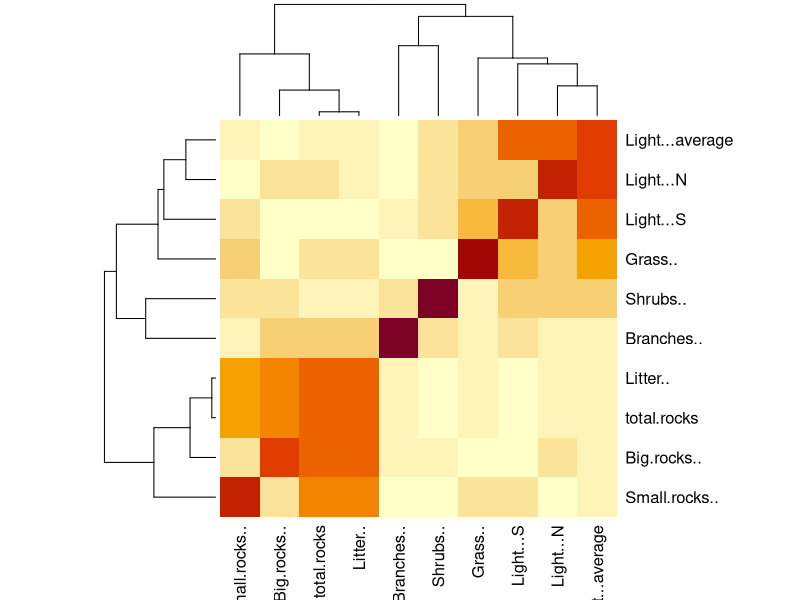
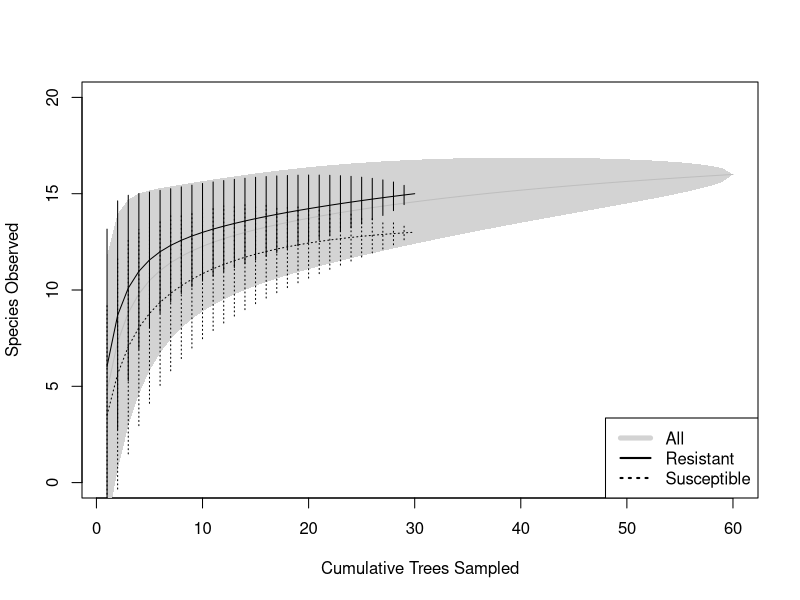
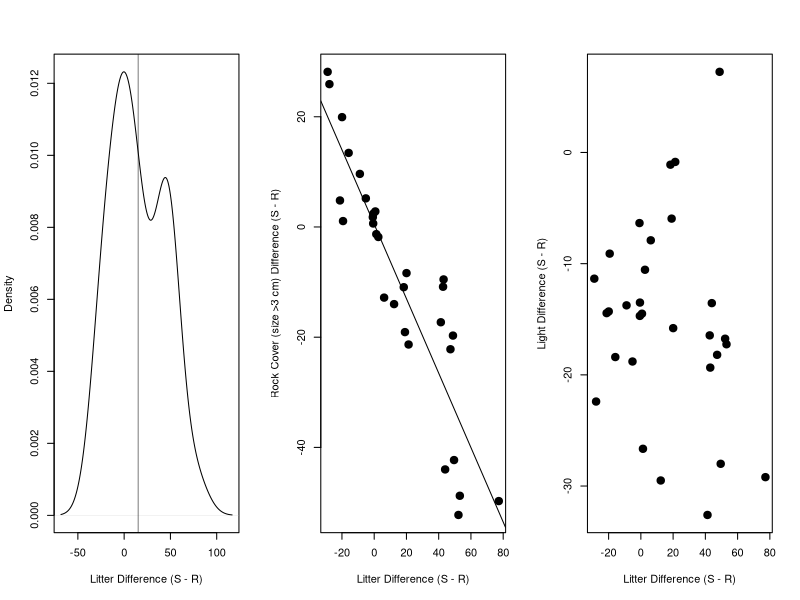
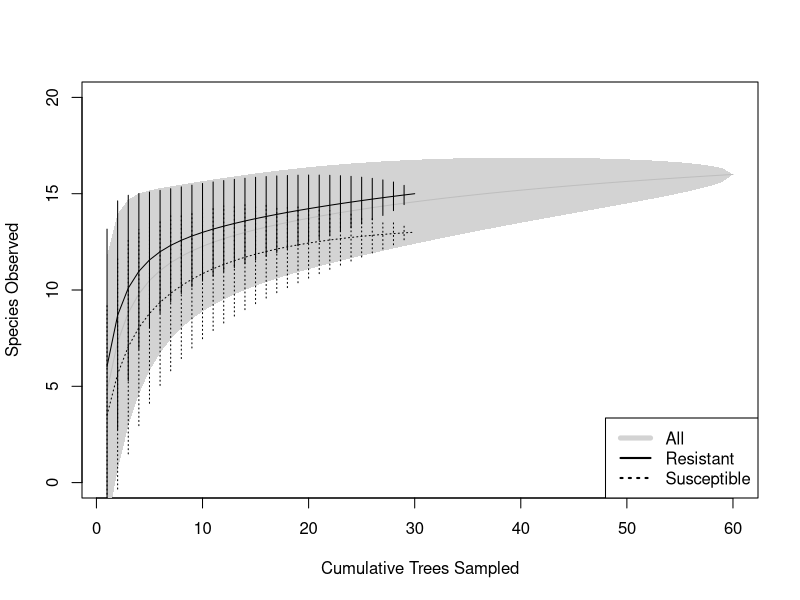
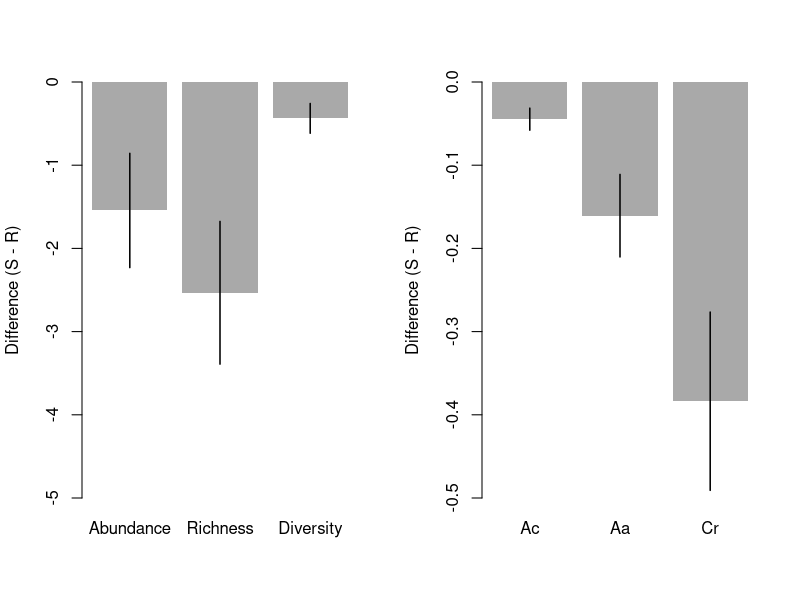
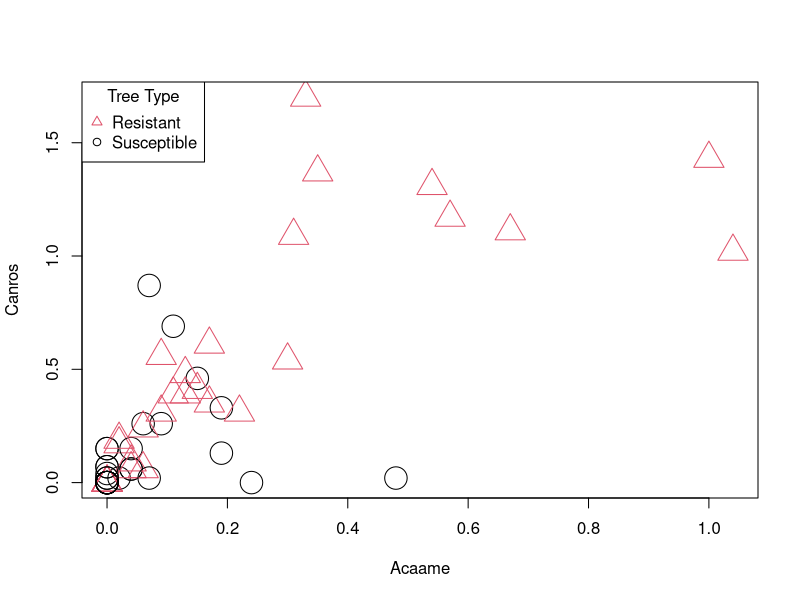
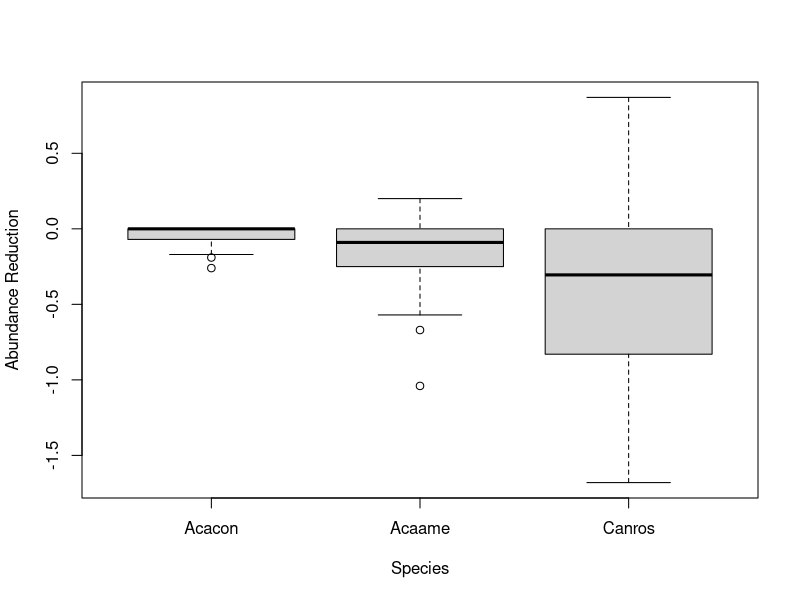
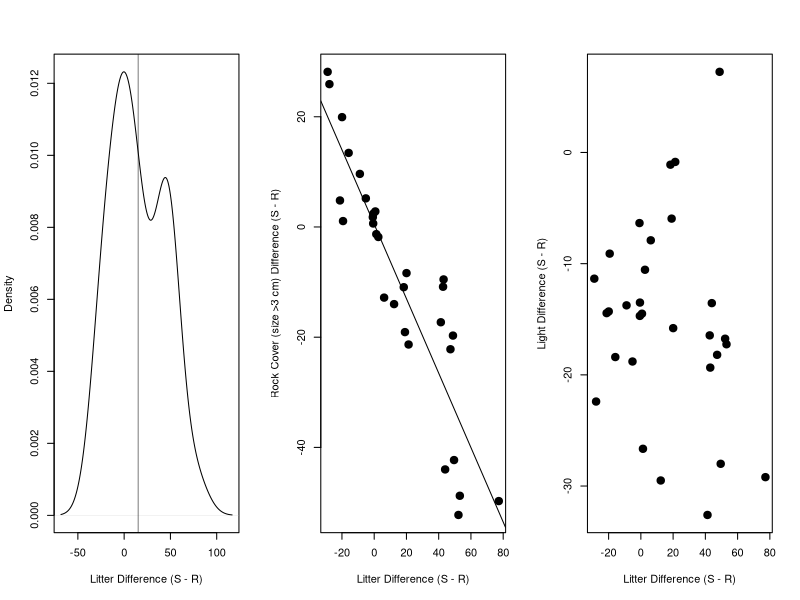

Write the R code that produced these figures, in order. (Note: this script raises an error after producing the figures.)
## ---- chunk 1

# 0. Supporting functions and libraries
## Support functions

dif <- function(x){
    out=x[1]
    for (i in 2:length(x)){
        out=out-x[i]
    }
    return(out)
}

se <- function(x){sd(x) / sqrt(length(x))}


## Libraries
my.libs <- c("vegan", "ecodist", "knitr", "reshape2")
if (any(!(my.libs %in% installed.packages()[, 1]))){
    sapply(my.libs[!(my.libs %in% installed.packages()[, 1])], 
           install.packages)
}else{}
sapply(my.libs, require, character.only = TRUE)

# if (!(any(grepl("ComGenR", installed.packages()[, 1])))){
#    devtools::install_github("ecgen/comgenr")
# }



## ---- chunk 2

## Data are in ../data/scrl
l.dat <- read.csv("./data/spp_env_combined.csv")

## Fix species names
colnames(l.dat)[colnames(l.dat) == "Acasup"] <- "Acaame"

## Summary of data
summary(l.dat)

## remove dead trees
l.dat <- l.dat[l.dat[, "Live.Dead"] != 0, ]

## Lichen species list
spp.l <- c("Acacon", "Acaame", "Acaobp", "Sterile.sp", "Brown.cr",
"Lobalp", "Canros", "Calare", "Phydub", "Rhichr", "Xanlin", "Xanpli",
"Xanele", "GrBr.cr", "Gray.cr")
spp.moss <- c("Synrur", "Cerpur.Bryarg")

## Create a community matrix
com <- l.dat[, colnames(l.dat) %in% c(spp.l, spp.moss)]
com.moss <- l.dat[, colnames(l.dat) %in% spp.moss]

## Add the tree labels to the rownames
rownames(com) <- paste(l.dat[, "Moth"], l.dat[, "Tree.pairs"], sep = "_")
rownames(com.moss) <- paste(l.dat[, "Moth"], l.dat[, "Tree.pairs"], sep = "_")
rownames(l.dat) <- paste(l.dat[, "Moth"], l.dat[, "Tree.pairs"], sep = "_")

## Paired environmental differences
total.rocks  <- apply(l.dat[, c("Big.rocks..", "Small.rocks..")], 1, sum)
env <- l.dat[, c("Litter..", "Big.rocks..", "Small.rocks..", 
                           "Shrubs..", "Grass..", "Branches..", 
                           "Light...N", "Light...S", "Light...average")]
env <- cbind(env, total.rocks)
env.dif <- apply(env, 2, function(x, p) tapply(x, p, diff), p = l.dat[, "Tree.pairs"])

heatmap(abs(round(cor(env.dif), 3)))

## ---- chunk 3

spa.all <- specaccum(com, method = "exact")
spa.res <- specaccum(com[l.dat[, "Moth"] == 1, ], method = "exact")
spa.sus <- specaccum(com[l.dat[, "Moth"] == 0, ], method = "exact")

plot(spa.all,
     ylim = c(0, 20),
     xlab = "Cumulative Trees Sampled",
     ylab = "Species Observed", 
     col = "grey", ci.col = 'lightgrey', ci.type = "poly", ci.lty = 0)
plot(spa.res, ci.col = "black", ci.type = "bar", lty = 1, add = TRUE, ci.lty = 1)
plot(spa.sus, ci.col = "black", ci.type = "bar", lty = 3, add = TRUE, ci.lty = 3)
legend("bottomright", 
       legend = c("All", "Resistant", "Susceptible"), 
       lty = c(1, 1, 3), lwd = c(5, 2, 2), col = c("lightgrey", "black", "black"))

## ---- chunk 4

pdf("./results/scrl_spp-accum.pdf", width = 5, height = 5)
plot(spa.all,
     ylim = c(0, 20),
     xlab = "Cumulative Trees Sampled",
     ylab = "Species Observed", 
     col = "grey", ci.col = 'lightgrey', ci.type = "poly", ci.lty = 0)
plot(spa.res, ci.col = "black", ci.type = "bar", lty = 1, add = TRUE, ci.lty = 1)
plot(spa.sus, ci.col = "black", ci.type = "bar", lty = 3, add = TRUE, ci.lty = 3)
legend("bottomright", 
       legend = c("All", "Resistant", "Susceptible"), 
       lty = c(1, 1, 3), lwd = c(5, 2, 2), col = c("lightgrey", "black", "black"))
dev.off()


## ---- chunk 5

abun <- apply(com, 1, sum)
rich <- apply(com, 1, function(x) sum(sign(x)))
shan <- apply(com, 1, diversity, index = "shannon")
tt.a <- t.test(tapply(abun, l.dat[, "Tree.pairs"], diff))
tt.r <- t.test(tapply(rich, l.dat[, "Tree.pairs"], diff))
tt.h <- t.test(tapply(shan, l.dat[, "Tree.pairs"], diff))
tt.arh <- do.call(rbind, 
                  list(a = unlist(tt.a), r = unlist(tt.r), h = unlist(tt.h)))
data.frame(tt.arh)

## ---- chunk 6

com.ds <- cbind(com, ds = rep(0.0001, nrow(com)))
com.ds.rel <- apply(com, 2, function(x) x/max(x))
com.ds.rel <- cbind(com.ds.rel, ds = rep(0.0001, nrow(com)))
com.ds.rel[is.na(com.ds.rel)] <- 0

set.seed(123)
ptab.moth <- adonis2(com.ds~ Moth, data = l.dat, 
                    strata = l.dat[, "Tree.pairs"], 
                    by = "margin", nperm = 100000)
set.seed(123)
ptab.moth.rel <- adonis2(com.ds.rel ~ Moth, data = l.dat, 
                         strata = l.dat[, "Tree.pairs"], 
                         by = "margin", nperm = 100000)

kable(ptab.moth)
kable(ptab.moth.rel)

## ---- chunk 7

ind.spp <- lapply(com, function(x, p) t.test(tapply(x, p, diff)), p = l.dat[, "Tree.pairs"])
isp <- apply(do.call(rbind, lapply(ind.spp, unlist)), 2, as.numeric)
rownames(isp) <- names(ind.spp)
isp[, "p.value"] <- p.adjust(isp[, "p.value"], method = "fdr")
isp <- isp[order(isp[, "p.value"]), ]

## ---- chunk 8

isp.names <- as.character(na.omit(rownames(isp[isp[, "p.value"] < 0.05, ])))
isp.com <- com[,colnames(com) %in% isp.names]
isp.dif <- apply(isp.com, 2, function(x,y) tapply(x, y, diff), y = l.dat[ ,"Tree.pairs"])

## ---- chunk 9

isp.dat <- melt(isp.dif)
colnames(isp.dat) <- c("Tree.pairs", "Species", "diff")
isp.mu <- tapply(isp.dat[, "diff"], isp.dat[, "Species"], mean)
isp.se <- tapply(isp.dat[, "diff"], isp.dat[, "Species"], se)
ard.dif <- cbind(tapply(abun, l.dat[, "Tree.pairs"], diff), 
                 tapply(rich, l.dat[, "Tree.pairs"], diff), 
                 tapply(shan, l.dat[, "Tree.pairs"], diff))
colnames(ard.dif) <- c("Abundance", "Richness", "Diversity")
ard.dat <- melt(ard.dif)
colnames(ard.dat) <- c("Tree.pairs", "Stat", "diff")
ard.mu <- tapply(ard.dat[, "diff"], ard.dat[, "Stat"], mean)
ard.se <- tapply(ard.dat[, "diff"], ard.dat[, "Stat"], se)

pdf(file = "./results/scrl_isp_ard.pdf", width = 9, height = 5)

par(mfrow = c(1,2))
bp.out <- barplot(ard.mu, col = "darkgrey", ylim = c(-5, 0), 
                  ylab = "Difference (S - R)", border = "NA")
segments(bp.out[, 1], ard.mu + ard.se,
         bp.out[, 1], ard.mu - ard.se, 
         lwd = 1.5)
bp.out <- barplot(isp.mu, col = "darkgrey", ylim = c(-0.5, 0), 
                  ylab = "Difference (S - R)", border = "NA",
			axisnames = TRUE, 
			names.arg = sapply(names(isp.mu), 
				function(x) 
                                    paste(c(substr(x, 1, 1), 
                                            substr(x, 4, 4)), collapse = "")))
segments(bp.out[, 1], isp.mu + isp.se,
         bp.out[, 1], isp.mu - isp.se, 
         lwd = 1.5)
dev.off()

## ---- chunk 10

pdf(file = "./results/scrl_complot.pdf", width = 7, height = 7)
plot(com[, c("Acaame", "Canros")], pch = l.dat[, "Moth"] + 1, cex = 3, col = l.dat[, "Moth"] + 1)
legend("topleft", title = "Tree Type", legend = c("Resistant", "Susceptible"), pch = c(2, 1), col = c(2, 1))
dev.off()

## ---- chunk 11

pdf(file = "./results/scrl_pdif.pdf", width = 7, height = 7)
plot(melt(isp.dif)[-1], xlab = "Species", ylab = "Abundance Reduction")
dev.off()

## ---- chunk 12


set.seed(123)
ptab.env <- adonis2(com.ds ~ Litter.. +  Light...average, data = l.dat, 
                   strata = l.dat[, "Tree.pairs"], 
                   by = "margin", nperm = 100000)
kable(ptab.env)

set.seed(123)
ptab.env <- adonis2(com.ds ~ Light...average + Litter.. , data = l.dat, 
                   strata = l.dat[, "Tree.pairs"], 
                   by = "margin", nperm = 100000)
kable(ptab.env)

set.seed(123)
ptab.env <- adonis2(com.ds ~ total.rocks ,
                   strata = l.dat[, "Tree.pairs"], 
                   by = "term", nperm = 100000)

kable(ptab.env)
set.seed(123)
ptab.env <- adonis2(com.ds ~ Big.rocks.. , data = l.dat, 
                   strata = l.dat[, "Tree.pairs"], 
                   by = "term", nperm = 100000)

kable(ptab.env)
set.seed(123)
ptab.env <- adonis2(com.ds ~ Small.rocks.. , data = l.dat, 
                   strata = l.dat[, "Tree.pairs"], 
                   by = "term", nperm = 100000)
kable(ptab.env)
set.seed(123)
ptab.env <- adonis2(com.ds ~ Litter.. , data = l.dat, 
                   strata = l.dat[, "Tree.pairs"], 
                   by = "term", nperm = 100000)
kable(ptab.env)


## ---- chunk 13

cor.test(env.dif[, "Big.rocks.."], env.dif[, "Litter.."])

pdf("./results/scrl_litterVbigrocks.pdf", width = 5, height = 5)
dev.off()

## ---- chunk 14

par(mfrow = c(1,3))
plot(density(tapply(l.dat[, "Litter.."], l.dat[, "Tree.pairs"], diff)), 
	main = "", xlab = "Litter Difference (S - R)")
abline(v = mean(tapply(l.dat[, "Litter.."], l.dat[, "Tree.pairs"], diff)),
	lwd = 0.5)
plot(env.dif[, "Big.rocks.."] ~ env.dif[, "Litter.."], 
     xlab = "Litter Difference (S - R)", ylab = "Rock Cover (size >3 cm) Difference (S - R)",
     pch = 19, cex = 1.5)
abline(lm(env.dif[, "Big.rocks.."] ~ env.dif[, "Litter.."]))
plot(tapply(l.dat[, "Litter.."], l.dat[, "Tree.pairs"], diff), 
	tapply(l.dat[, "Light...average"], l.dat[, "Tree.pairs"], diff), 
	xlab = "Litter Difference (S - R)", ylab = "Light Difference (S - R)",
	pch = 19, cex = 1.5)

## ---- chunk 15

pdf("./results/scrl_litter_effects.pdf", width = 10, height = 5)
par(mfrow = c(1,3))
plot(density(tapply(l.dat[, "Litter.."], l.dat[, "Tree.pairs"], diff)), 
	main = "", xlab = "Litter Difference (S - R)")
abline(v = mean(tapply(l.dat[, "Litter.."], l.dat[, "Tree.pairs"], diff)),
	lwd = 0.5)
plot(env.dif[, "Big.rocks.."] ~ env.dif[, "Litter.."], 
     xlab = "Litter Difference (S - R)", ylab = "Rock Cover (size >3 cm) Difference (S - R)",
     pch = 19, cex = 1.5)
abline(lm(env.dif[, "Big.rocks.."] ~ env.dif[, "Litter.."]))
plot(tapply(l.dat[, "Litter.."], l.dat[, "Tree.pairs"], diff), 
	tapply(l.dat[, "Light...average"], l.dat[, "Tree.pairs"], diff), 
	xlab = "Litter Difference (S - R)", ylab = "Light Difference (S - R)",
	pch = 19, cex = 1.5)
dev.off()

## ---- chunk 16

nmds.out <- nmds(vegdist(com.ds), 2, 2)
ord <- nmds.min(nmds.out, dims = 2)
ord.pch <- c("R", "S")[(l.dat[, "Moth"] + 1)]
plot(X2~ X1, data = ord, pch = ord.pch)

## ---- chunk 17

cor.test(tapply(l.dat[, "Big.rocks.."], l.dat[, "Tree.pairs"], diff),
         tapply(l.dat[, "Litter.."], l.dat[, "Tree.pairs"], diff))
cor.test(tapply(l.dat[, "Big.rocks.."], l.dat[, "Tree.pairs"], diff),
         tapply(l.dat[, "Light...average"], l.dat[, "Tree.pairs"], diff))
cor.test(tapply(l.dat[, "Litter.."], l.dat[, "Tree.pairs"], diff),
         tapply(l.dat[, "Light...average"], l.dat[, "Tree.pairs"], diff))
cor.test(tapply(l.dat[, "Small.rocks.."], l.dat[, "Tree.pairs"], diff),
         tapply(l.dat[, "Litter.."], l.dat[, "Tree.pairs"], diff))


## ---- chunk 18

moss.stats <- apply(com.moss, 1, sum)
moss.stats <- tapply(moss.stats, l.dat[, "Moth"], mean)
moss.stats


